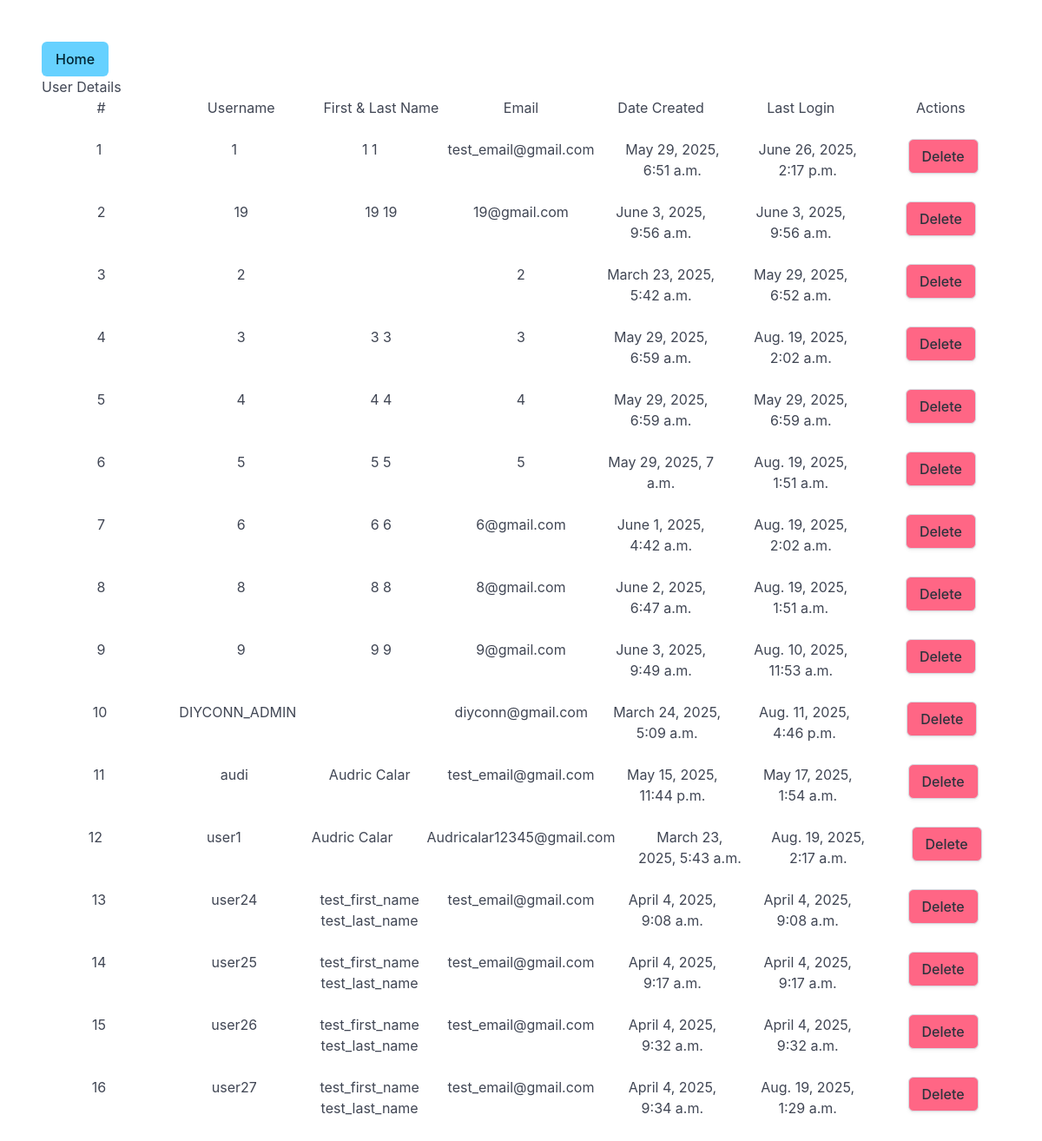
/diyconn/admin-checkUserpost/, run on an earlier commit of the app's database.
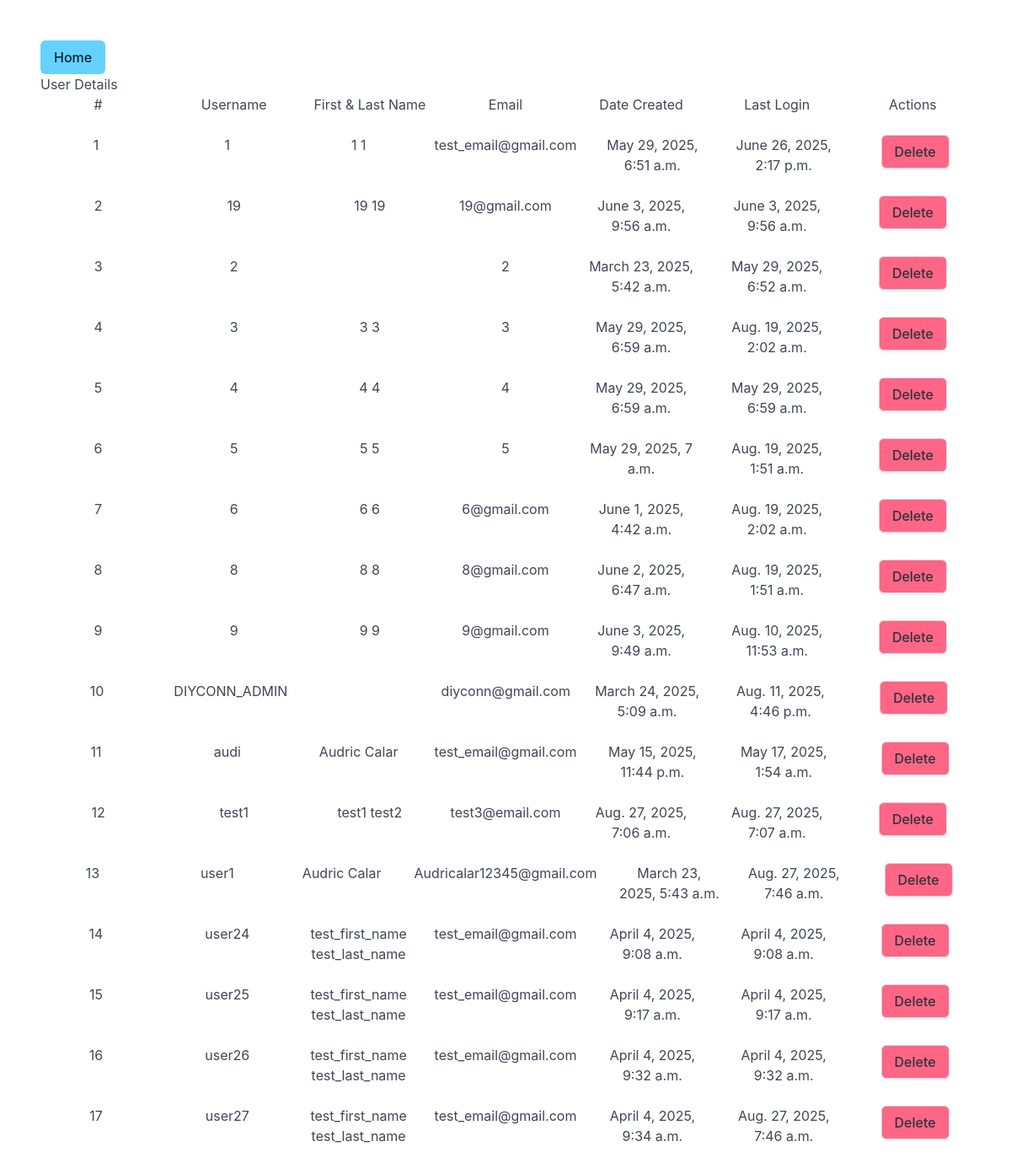
And on a later commit of the database.
### main/models.py (models this page shows, shortened)
class UserSites(AbstractBaseUser,PermissionsMixin,BaseUserManager):
    ID = models.AutoField(primary_key=True)
    first_name = models.CharField(max_length=255)
    last_name = models.CharField(max_length=255)
    email = models.CharField(max_length=255)
    password = models.CharField(max_length=255)
    last_login = models.DateTimeField(auto_now=True)
    profile_picture = models.ImageField(upload_to=user_profile_pic_path)
    city_or_municipality = models.CharField(max_length=255)
    role = models.CharField(max_length=20, choices=UserSiteRole.choices, default=UserSiteRole.CONTRIBUTOR)
    username = models.CharField(max_length=255)
    date_created = models.DateTimeField(auto_now_add=True)
    bio = models.CharField(max_length=250, null=True, blank=True)
    subdivision = models.CharField(max_length=50)
    is_active = models.BooleanField(default=True)  # Indicates whether the user can log in
    is_staff = models.BooleanField(default=False)  # Determines if the user can access the admin site
    is_superuser = models.BooleanField(default=False)  # If True, the user has all permissions
    groups = models.ManyToManyField(
        'auth.Group',
        related_name='user_sites',  # Custom related_name to avoid the clash
        blank=True
    )
    user_permissions = models.ManyToManyField(
        'auth.Permission',
        related_name='user_sites_permissions',  # Custom related_name to avoid clash
        blank=True
    )
    objects = UserSiteManager()
    USERNAME_FIELD = 'username'
    REQUIRED_FIELDS = ['email']

### main/views.py (the view)
# urls.py: path('diyconn/admin-checkUserpost/', views.admin_CheckUsers,  name="admin_CheckUsers"),
def admin_CheckUsers(request):
    get_user = UserSites.objects.all().order_by("username")
    context ={
        "users":get_user
    }
    return render(request,'main/admin_temp/admin_checkUsers.html', context)

### main/templates/main/admin_temp/admin_checkUsers.html (shortened to what this page needs)
{% extends './admin_temp.html' %}
    {% block content %}
    <a href="{% url 'main:admin_dashboard' %}" class="button is-info">Home</a>
    <div>User Details</div>
    <div class="columns">
      <div class="column has-text-centered">
        <h1>#</h1>
      </div>
      <div class="column has-text-centered">
        <h1>Username</h1>
      </div>
      <div class="column has-text-centered">
        <h1>First & Last Name</h1>
      </div>
      <div class="column has-text-centered">
        <h1>Email</h1>
      </div>
      <div class="column has-text-centered">
        <h1>Date Created</h1>
      </div>
      <div class="column has-text-centered">
        <h1>Last Login</h1>
      </div>
      <div class="column has-text-centered">
        <h1>Actions</h1>
      </div>
    </div>
    {% for user in users %}
    <div class="columns">
      <div class="column has-text-centered">
        <h1>{{ forloop.counter }}</h1>
      </div>
      <div class="column has-text-centered">
        <h1>{{ user.username }}</h1>
      </div>
      <div class="column has-text-centered">
        <h1>{{ user.first_name }} {{ user.last_name }}</h1>
      </div>
      <div class="column has-text-centered">
        <h1>{{ user.email }}</h1>
      </div>
      <div class="column has-text-centered">
        <h1>{{ user.date_created }}</h1>
      </div>
      <div class="column has-text-centered">
        <h1>{{ user.last_login }}</h1>
      </div>
      <div class="column has-text-centered">
        <div class="button has-background-danger">Delete</div>
      </div>
    </div>
    {% endfor %}
    {% endblock content %}

What changed in the data, as far as the page shows it:
added UserSites: username "test1", first_name "test1", last_name "test2", email "test3@email.com", date_created "Aug. 27, 2025, 7:06 a.m.", last_login "Aug. 27, 2025, 7:07 a.m."
changed UserSites "user1": last_login "Aug. 19, 2025, 2:17 a.m." → "Aug. 27, 2025, 7:46 a.m."
changed UserSites "user27": last_login "Aug. 19, 2025, 1:29 a.m." → "Aug. 27, 2025, 7:46 a.m."
